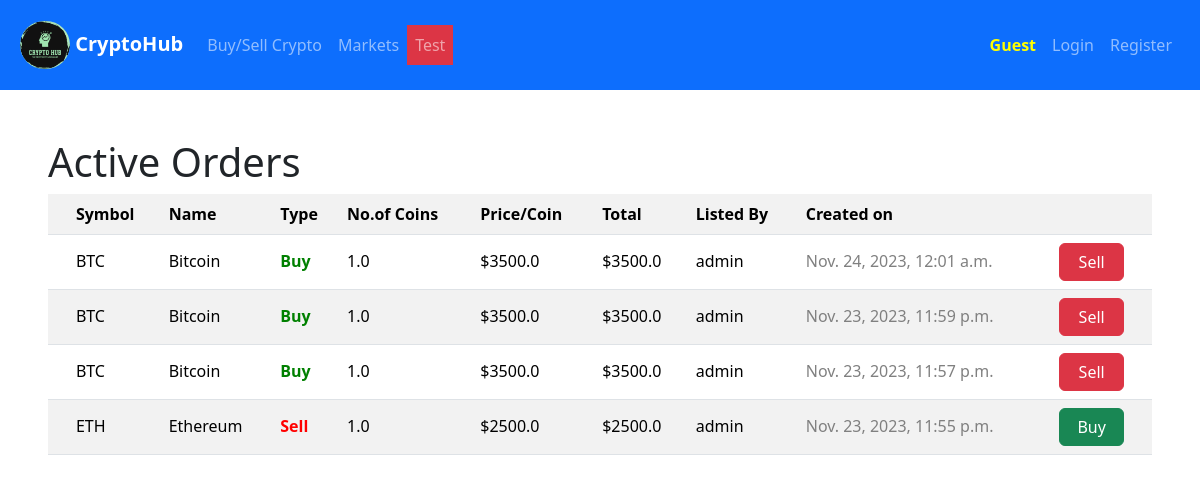
The app's page /all_orders, older data.
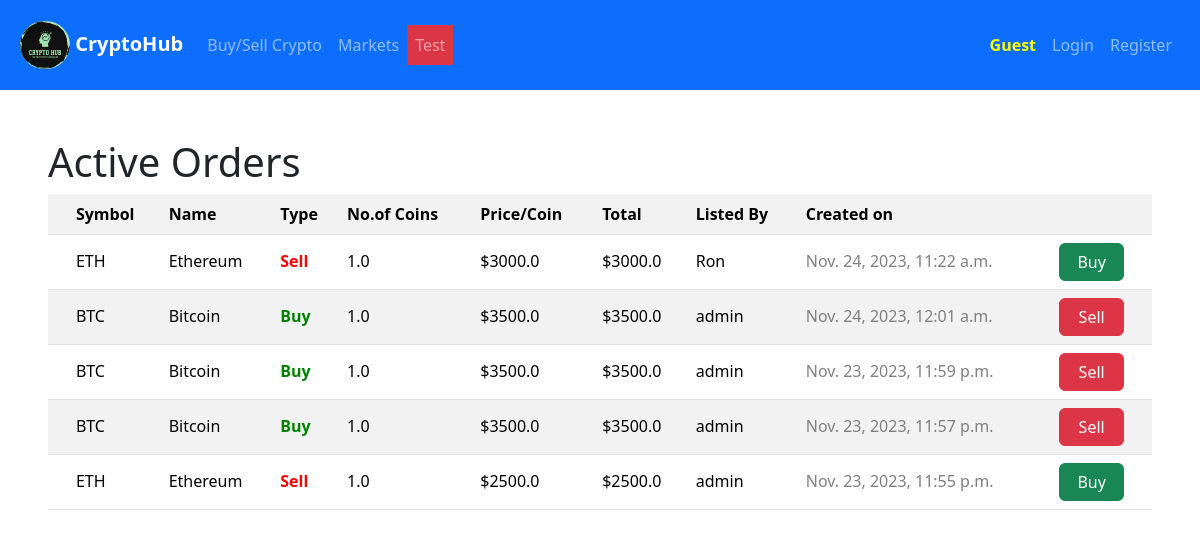
The same page, newer data.
### exchange/models.py (models this page shows, shortened)
class Orders(models.Model):
    lister=models.ForeignKey(User,on_delete=models.CASCADE,related_name="orders")
    order_coin=models.ForeignKey(List_Coin,on_delete=models.CASCADE,related_name="listed")
    order_coin_no=models.FloatField()
    order_price_per_coin=models.FloatField()# required amount/coin
    order_amount=models.FloatField(default=0) #total amount required to fulfill the order
    is_buy=models.BooleanField(default=True)
    created=models.DateTimeField(default=datetime.datetime.now())
    is_fulfilled=models.BooleanField(default=False)
    fulfilled_on=models.DateTimeField(null=True)
    is_closed=models.BooleanField(default=False)#is lister closed the order
    closed_on=models.DateTimeField(null=True)

class List_Coin(models.Model):
    coin_id=models.CharField(max_length=64,unique=True)
    symbol=models.CharField(max_length=16,unique=True)
    title=models.CharField(max_length=64,unique=True)
    logo_url=models.URLField(blank=True)

class User(AbstractUser):
    pass

### exchange/views.py (the view)
# urls.py: path("all_orders", views.all_orders, name="all_orders"),
def all_orders(request):
    orders = Orders.objects.all().filter(is_fulfilled=False, is_closed=False)
    orders = orders.order_by("-created").all()
    return render(request, 'all_orders.html', {'orders': orders})

### exchange/templates/all_orders.html (shortened to what this page needs)
{% extends "layout.html" %} {% block body %}
<h1>Active Orders</h1>
<div id="all_orders_div">
  <table class="table table-striped">
    <tr>
      <th></th>
      <th>Symbol</th>
      <th>Name</th>
      <th>Type</th>
      <th>No.of Coins</th>
      <th>Price/Coin</th>
      <th>Total</th>
      <th>Listed By</th>
      <th>Created on</th>
      <th></th>
    </tr>
    {%for order in orders%}
    <tr>
      <td>
      </td>
      <td style="padding-top: 14px">{{order.order_coin.symbol}}</td>
      <td style="padding-top: 14px">{{order.order_coin.title}}</td>
      {%if order.is_buy%}
      <td style="padding-top: 14px; color: green"><strong>Buy</strong></td>
      {%else%}
      <td style="padding-top: 14px; color: red"><strong>Sell</strong></td>
      {%endif%}
      <td style="padding-top: 14px">{{order.order_coin_no}}</td>
      <td style="padding-top: 14px">${{order.order_price_per_coin}}</td>
      <td style="padding-top: 14px">${{order.order_amount}}</td>
      <td style="padding-top: 14px">{{order.lister}}</td>
      <td style="padding-top: 14px; color: gray">{{order.created}}</td>
      {%if order.lister == user %}
      <td>
        <button
          data-action="close"
          data-order_id="{{order.id}}"
          data-owner="{{order.lister}}"
          style="width: 65px"
          id="all_order_button"
          class="btn btn-outline-danger"
        >
          Close
        </button>
      </td>
      {%else%} {%if order.is_buy%}
      <td>
        <button
          data-action="sell"
          data-order_id="{{order.id}}"
          data-owner="{{order.lister}}"
          style="width: 65px"
          id="all_order_button"
          class="btn btn-danger custom"
        >
          Sell
        </button>
      </td>
      {%else%}
      <td>
        <button
          data-action="buy"
          data-order_id="{{order.id}}"
          data-owner="{{order.lister}}"
          style="width: 65px"
          id="all_order_button"
          class="btn btn-success"
        >
          Buy
        </button>
      </td>
      {%endif%} {%endif%}
    </tr>
    {%endfor%}
  </table>
</div>
{% endblock %}

Row changes from the older to the newer data that the page shows:
added Orders: order_coin.symbol "ETH", order_coin "Ethereum", is_buy "Sell", order_coin_no "1.0", order_price_per_coin "3000.0", order_amount "3000.0", lister "Ron", created "Nov. 24, 2023, 11:22 a.m."
